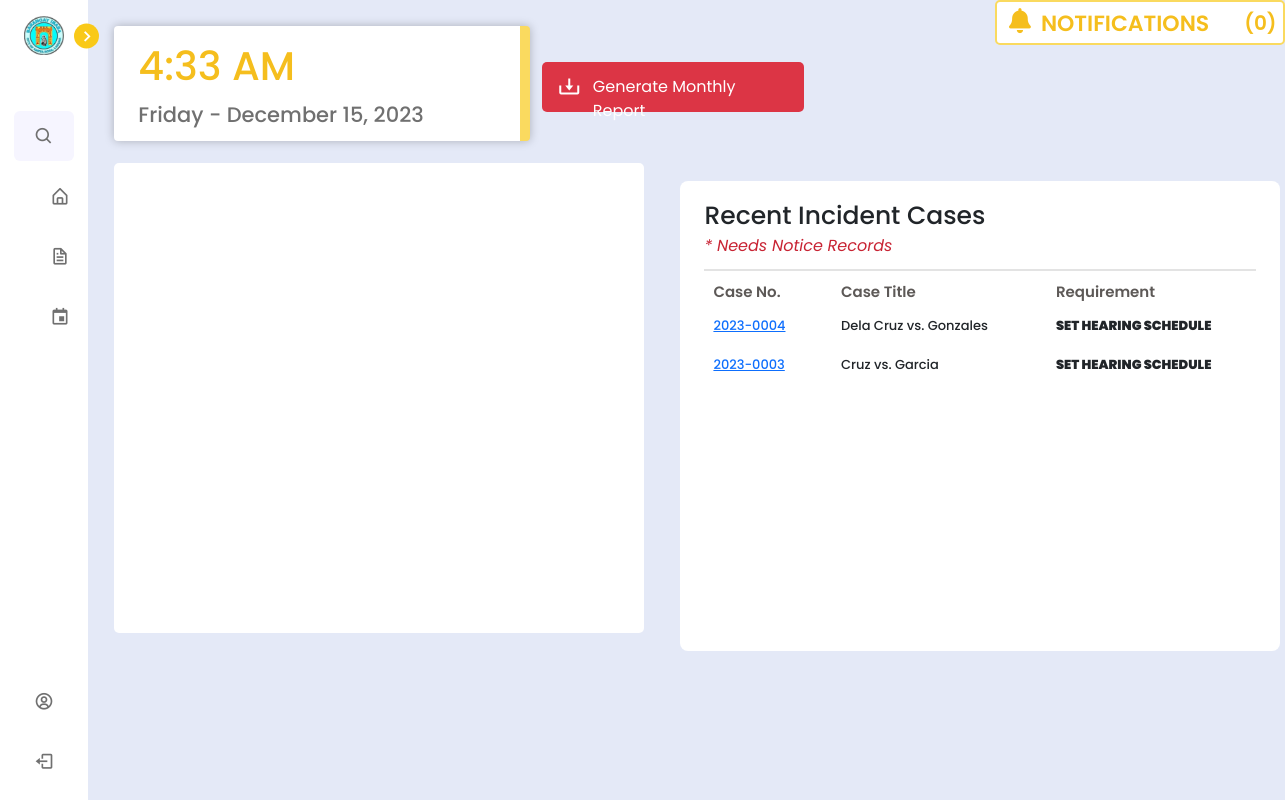
Page /barangay/lupon/home.php (signed in) on the earlier database version.
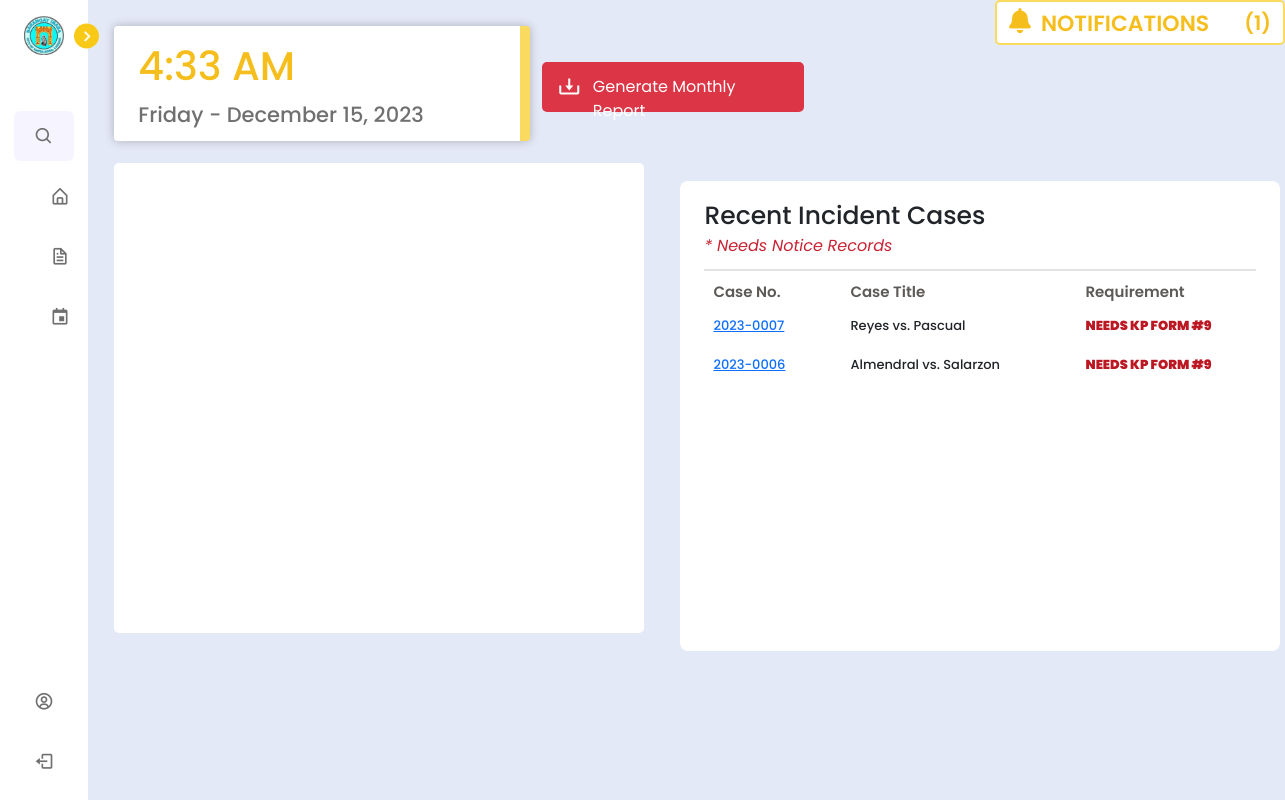
Same page on the later database version.
### tables this page shows
CREATE TABLE `incident_report` (
  `incident_id` int(11) NOT NULL,
  `complainant_last_name` varchar(255) NOT NULL,
  `complainant_first_name` varchar(255) NOT NULL,
  `complainant_middle_name` varchar(255) NOT NULL,
  `complainant_cellphone_number` varchar(20) NOT NULL,
  `complainant_house_address` varchar(255) NOT NULL,
  `respondent_last_name` varchar(255) NOT NULL,
  `respondent_first_name` varchar(255) NOT NULL,
  `respondent_middle_name` varchar(255) NOT NULL,
  `respondent_cellphone_number` varchar(20) NOT NULL,
  `respondent_house_address` varchar(255) NOT NULL,
  `incident_case_number` varchar(50) NOT NULL,
  `incident_case_type` varchar(100) NOT NULL,
  `incident_date` date NOT NULL,
  `description_of_violation` tinytext NOT NULL,
  `created_at` timestamp NOT NULL DEFAULT current_timestamp(),
  `submitter_first_name` varchar(50) DEFAULT NULL,
  `submitter_last_name` varchar(50) DEFAULT NULL,
  `lupon_id` int(11) DEFAULT NULL,
  `pb_id` int(11) NOT NULL,
  `other_incident_case_type` varchar(255) DEFAULT NULL
);

CREATE TABLE `notify_residents` (
  `notify_id` int(11) NOT NULL,
  `incident_case_number` varchar(50) DEFAULT NULL,
  `generate_summon` varchar(20) DEFAULT 'not generated',
  `generated_summon_timestamp` timestamp NULL DEFAULT NULL,
  `notify_summon` varchar(20) DEFAULT 'not notified',
  `generate_hearing` varchar(20) DEFAULT 'not generated',
  `notify_hearing` varchar(20) NOT NULL DEFAULT 'not notified',
  `hearing_notified` timestamp NULL DEFAULT NULL,
  `summon_notified` timestamp NULL DEFAULT NULL,
  `generate_pangkat` varchar(20) NOT NULL DEFAULT 'not generated',
  `notify_pangkat` varchar(20) NOT NULL DEFAULT 'not notified',
  `pangkat_notified` timestamp NULL DEFAULT NULL,
  `generate_arbitration` varchar(20) NOT NULL DEFAULT 'not generated',
  `generate_execution` varchar(20) NOT NULL DEFAULT 'not generated',
  `generated_hearing_timestamp` timestamp NULL DEFAULT NULL,
  `generated_pangkat_timestamp` timestamp NULL DEFAULT NULL,
  `generated_arbitration_timestamp` timestamp NULL DEFAULT NULL,
  `generated_execution_timestamp` timestamp NULL DEFAULT NULL
);

### barangay/lupon/home.php (the view, shortened to what the changed rows need)
<?php
include '../../config.php';
$email = $_SESSION['email_address'];
?>
<!DOCTYPE html>
<html lang="en">
<head>
    <link href='https://unpkg.com/boxicons@2.1.1/css/boxicons.min.css' rel='stylesheet'>
    <link rel="stylesheet" href="https://cdnjs.cloudflare.com/ajax/libs/font-awesome/6.4.2/css/all.min.css" />
    <link rel="stylesheet" href="../../node_modules/bootstrap/dist/css/bootstrap.min.css">
    <link rel="stylesheet" href="../../css/lupon_home.css">
    <link href="https://cdn.jsdelivr.net/npm/fullcalendar@5.9.0/main.css" rel="stylesheet">
</head>
<body>
<?php include 'navbar.php';?>
<section class="home" style="margin-top: -10px;">
    <div class="datetime-container" style="display: flex;">
        <?php
        $selectLuponId = mysqli_query($conn, "SELECT pb_id FROM `lupon_accounts` WHERE email_address = '$email'");
        $row = mysqli_fetch_assoc($selectLuponId);
        $pb_id = $row['pb_id'];
        $currentTimestamp = date('Y-m-d H:i:s');
        $select = mysqli_query($conn, "
            SELECT execution_notice.incident_case_number AS incident_case_number
            FROM `execution_notice`
            WHERE execution_notice.pb_id = $pb_id
              AND execution_notice.timestamp >= DATE_SUB('$currentTimestamp', INTERVAL 2 DAY)
        ") or die('query failed');
        $notifications = array();
        while ($row = mysqli_fetch_assoc($select)) {
            $incident_case_number = $row['incident_case_number'];
            $link = 'case_reportPage2.php?incident_case_number=' . $incident_case_number;
            $notification =
                'Case <a href="' . $link . '" style="font-size: 11px;">#' . substr($incident_case_number, 0, 9) . '</a> Motion for Execution has been validated.';
            $notifications[] = $notification;
        }
        echo '<div class="notification-box" style="cursor: default;">';
        echo '<div class="online" style="display: flex; margin-top: -5px;">';
        echo '<div class="dropdown">';
        echo '<p id="notificationCount" style="margin-left: 35px; margin-top: -1px; font-weight: 600; font-size: 20px; cursor: pointer;">(' . count($notifications) . ')</p>';
        echo '</div>';
        echo '</div>';
        echo '</div>';
        ?>
    </div>
    <div class="home-container" style="display: flex;">
        <div class="incident-case-table">
            <div class="head-text">
                <div class="table-container" style="max-height: 310px; overflow-y: hidden; overflow-x: hidden; margin-top: -1%;">
                    <table class="incident-table" style="width: 570px; padding: 10px 10px; margin-left: 9px;">
                        <thead>
                            <tr>
                                <th>Case No.</th>
                                <th>Case Title</th>
                                <th>Requirement</th>
                            </tr>
                        </thead>
                        <tbody id="tableBody" style="overflow-y: hidden;">
                            <?php
                            $selectLuponId = mysqli_query($conn, "SELECT pb_id FROM `lupon_accounts` WHERE email_address = '$email'");
                            $row = mysqli_fetch_assoc($selectLuponId);
                            $pb_id = $row['pb_id'];
                            $select = mysqli_query($conn, "
                            SELECT
                                incident_report.incident_case_number AS incident_case_number,
                                incident_report.complainant_last_name AS complainant_last_name,
                                incident_report.respondent_last_name AS respondent_last_name,
                                incident_report.created_at AS created_at,
                                incident_report.submitter_first_name AS submitter_first_name,
                                incident_report.submitter_last_name AS submitter_last_name,
                                notify_residents.generate_summon AS generate_summon,
                                notify_residents.generate_hearing AS generate_hearing
                            FROM `incident_report`
                            LEFT JOIN `notify_residents` ON incident_report.incident_case_number = notify_residents.incident_case_number
                            LEFT JOIN `amicable_settlement` ON incident_report.incident_case_number = amicable_settlement.incident_case_number
                            WHERE (notify_residents.generate_summon = 'not generated' OR notify_residents.generate_hearing = 'not generated' OR notify_residents.generate_summon IS NULL OR notify_residents.generate_hearing IS NULL)
                                AND incident_report.pb_id = $pb_id
                            ORDER BY incident_report.created_at DESC
                        ") or die('query failed');
                            if (mysqli_num_rows($select) === 0) {
                                echo '<tr><td colspan="3" style="font-size: 22px; font-weight: 600; text-transform: capitalize;">No Incident Cases with Incomplete Notice</td></tr>';
                            } else {
                                while ($fetchCases = mysqli_fetch_assoc($select)) {
                                    $incident_case_number = $fetchCases['incident_case_number'];
                                    $checkHearingTable = mysqli_query($conn, "SELECT * FROM `hearing` WHERE incident_case_number = '$incident_case_number'");
                                    if (mysqli_num_rows($checkHearingTable) === 0) {
                                        echo '<tr>';
                                        echo '<td><a href="hearing_schedule.php?incident_case_number=' . $incident_case_number . '" target="_blank">' . htmlspecialchars(substr($incident_case_number, 0, 9)) . '</a></td>';
                                        echo '<td>' . $fetchCases['complainant_last_name'] . ' vs. ' . $fetchCases['respondent_last_name'] . '</td>';
                                        echo '<td>';
                                        if ($fetchCases['generate_summon'] === 'not generated' && $fetchCases['generate_hearing'] === 'form generated') {
                                            echo '<span class="to-notify">NEEDS KP FORM #9</span>';
                                        } elseif ($fetchCases['generate_hearing'] === 'not generated' && $fetchCases['generate_summon'] === 'form generated') {
                                            echo '<span class="to-notify">NEEDS KP FORM #8</span>';
                                        } else {
                                            echo '<span style="font-weight: 900;">SET HEARING SCHEDULE</span>';
                                        }
                                        echo '</tr>';
                                    } else {
                                        echo '<tr>';
                                        echo '<td><a href="notice_forms.php?incident_case_number=' . $incident_case_number . '" target="_blank">' . htmlspecialchars(substr($incident_case_number, 0, 9)) . '</a></td>';
                                        echo '<td>' . $fetchCases['complainant_last_name'] . ' vs. ' . $fetchCases['respondent_last_name'] . '</td>';
                                        echo '<td>';
        if ($fetchCases['generate_summon'] === 'not generated' && $fetchCases['generate_hearing'] === 'form generated') {
            echo '<span class="to-notify">NEEDS KP FORM #9</span>';
        } elseif ($fetchCases['generate_hearing'] === 'not generated' && $fetchCases['generate_summon'] === 'form generated') {
            echo '<span class="to-notify">NEEDS KP FORM #8</span>';
        } else {
            echo '<span class="to-notify">NEED KP FORM #8 AND #9</span>';
        }
        echo '</td>';
                                        echo '</tr>';
                                    }
                                }
                            }
                            ?>
                        </tbody>
                    </table>
                </div>
            </div>
        </div>
    </div>
</section>
</body>
</html>

Differences in the rows shown:
no longer on this page (row unchanged): incident_report: incident_case_number "2023-0004", complainant_last_name "Dela Cruz", respondent_last_name "Gonzales", shows "SET HEARING SCHEDULE"
no longer on this page (row unchanged): incident_report: incident_case_number "2023-0003", complainant_last_name "Cruz", respondent_last_name "Garcia", shows "SET HEARING SCHEDULE"
added notify_residents: incident_report.incident_case_number "2023-0007", incident_report.complainant_last_name "Reyes", incident_report.respondent_last_name "Pascual", generate_summon "NEEDS KP FORM #9"
added notify_residents: incident_report.incident_case_number "2023-0006", incident_report.complainant_last_name "Almendral", incident_report.respondent_last_name "Salarzon", generate_summon "NEEDS KP FORM #9"
Other differences:
count($notifications): "0" → "1"
